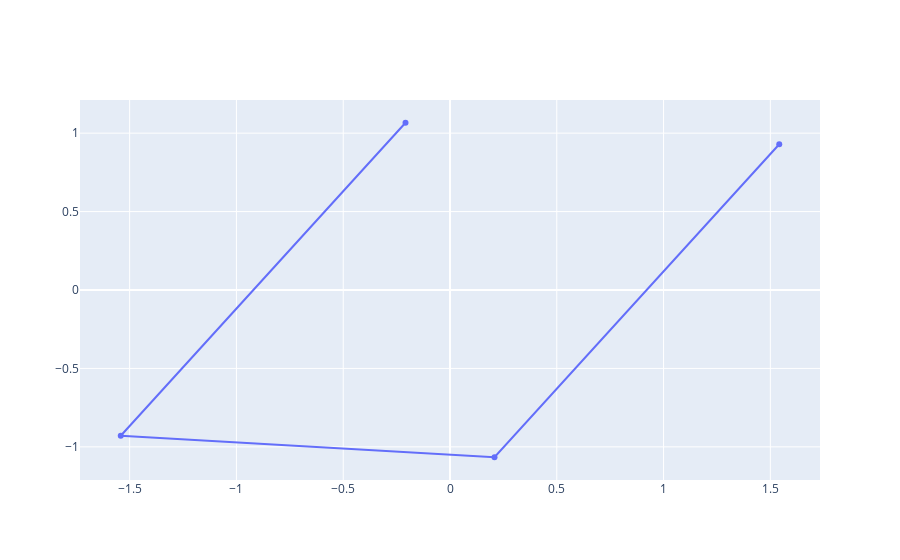

Notebook code cell kept with this figure:
### Code cell
x = np.array([-0.20833333, -1.54166667,  0.20833333,  1.54166667])
y = np.array([ 1.0662811 , -0.92900195, -1.0662811 ,  0.92900195])

fig3 = go.Figure()
fig3.add_scatter(x=x,y=y)


def reformat(τs,Θ):
    cs = Θ @ τs.corners()
    fcs = [(cs[0,i], cs[1,i]) for i in range(cs.shape[1])]
    return Polygon(fcs)

poly = Polygon()

### Figure 1 — Plotly figure (JSON) as saved in the notebook; plotly's stock layout.template omitted (floating-point values rounded to 4 significant figures)
{"data": [{"type": "scatter", "x": [-0.2083, -1.542, 0.2083, 1.542], "y": [1.066, -0.929, -1.066, 0.929]}], "layout": {"autosize": true, "xaxis": {"autorange": true, "range": [-1.727, 1.727], "type": "linear"}, "yaxis": {"autorange": true, "range": [-1.222, 1.222], "type": "linear"}}}
